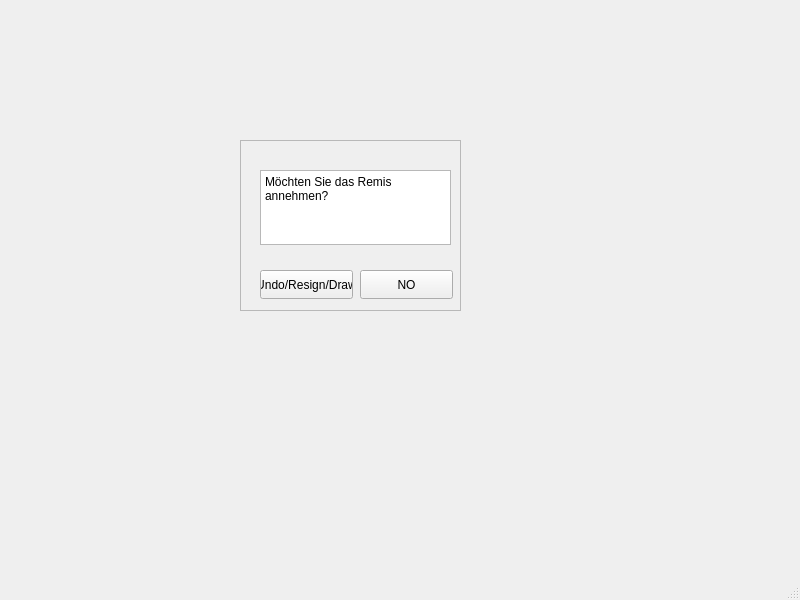
<?xml version="1.0" encoding="UTF-8"?>
<ui version="4.0">
 <class>MainWindow</class>
 <widget class="QMainWindow" name="MainWindow">
  <property name="geometry">
   <rect>
    <x>0</x>
    <y>0</y>
    <width>800</width>
    <height>600</height>
   </rect>
  </property>
  <property name="windowTitle">
   <string>MainWindow</string>
  </property>
  <widget class="QWidget" name="centralwidget">
   <widget class="QFrame" name="frame">
    <property name="geometry">
     <rect>
      <x>240</x>
      <y>140</y>
      <width>221</width>
      <height>171</height>
     </rect>
    </property>
    <property name="frameShape">
     <enum>QFrame::StyledPanel</enum>
    </property>
    <property name="frameShadow">
     <enum>QFrame::Raised</enum>
    </property>
    <widget class="QTextEdit" name="textEdit">
     <property name="geometry">
      <rect>
       <x>20</x>
       <y>30</y>
       <width>191</width>
       <height>75</height>
      </rect>
     </property>
     <property name="html">
      <string>&lt;!DOCTYPE HTML PUBLIC &quot;-//W3C//DTD HTML 4.0//EN&quot; &quot;http://www.w3.org/TR/REC-html40/strict.dtd&quot;&gt;
&lt;html&gt;&lt;head&gt;&lt;meta name=&quot;qrichtext&quot; content=&quot;1&quot; /&gt;&lt;meta charset=&quot;utf-8&quot; /&gt;&lt;style type=&quot;text/css&quot;&gt;
p, li { white-space: pre-wrap; }
hr { height: 1px; border-width: 0; }
li.unchecked::marker { content: &quot;\2610&quot;; }
li.checked::marker { content: &quot;\2612&quot;; }
&lt;/style&gt;&lt;/head&gt;&lt;body style=&quot; font-family:'Segoe UI'; font-size:9pt; font-weight:400; font-style:normal;&quot;&gt;
&lt;p style=&quot; margin-top:0px; margin-bottom:0px; margin-left:0px; margin-right:0px; -qt-block-indent:0; text-indent:0px;&quot;&gt;Möchten Sie das Remis annehmen?&lt;/p&gt;&lt;/body&gt;&lt;/html&gt;</string>
     </property>
    </widget>
    <widget class="QPushButton" name="pushButton">
     <property name="geometry">
      <rect>
       <x>20</x>
       <y>130</y>
       <width>93</width>
       <height>29</height>
      </rect>
     </property>
     <property name="text">
      <string>Undo/Resign/Draw</string>
     </property>
    </widget>
    <widget class="QPushButton" name="pushButton_2">
     <property name="geometry">
      <rect>
       <x>120</x>
       <y>130</y>
       <width>93</width>
       <height>29</height>
      </rect>
     </property>
     <property name="text">
      <string>NO</string>
     </property>
    </widget>
   </widget>
  </widget>
  <widget class="QMenuBar" name="menubar">
   <property name="geometry">
    <rect>
     <x>0</x>
     <y>0</y>
     <width>800</width>
     <height>26</height>
    </rect>
   </property>
  </widget>
  <widget class="QStatusBar" name="statusbar"/>
 </widget>
 <resources/>
 <connections>
  <connection>
   <sender>pushButton_2</sender>
   <signal>clicked()</signal>
   <receiver>frame</receiver>
   <slot>close()</slot>
   <hints>
    <hint type="sourcelabel">
     <x>404</x>
     <y>307</y>
    </hint>
    <hint type="destinationlabel">
     <x>433</x>
     <y>285</y>
    </hint>
   </hints>
  </connection>
 </connections>
</ui>
